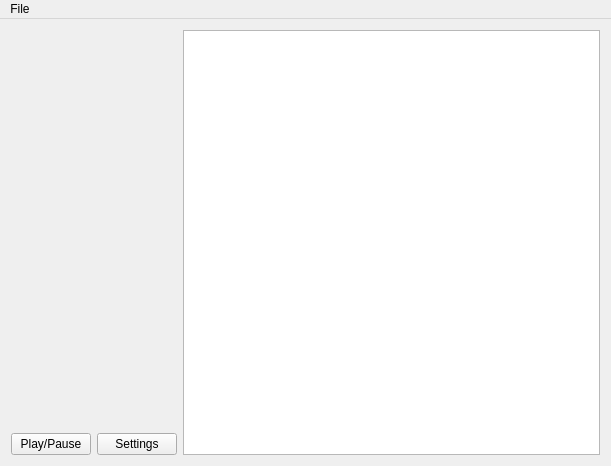
<?xml version="1.0" encoding="UTF-8"?>
<ui version="4.0">
 <class>kachnatracker</class>
 <widget class="QMainWindow" name="kachnatracker">
  <property name="geometry">
   <rect>
    <x>0</x>
    <y>0</y>
    <width>611</width>
    <height>466</height>
   </rect>
  </property>
  <property name="windowTitle">
   <string>kachnatracker</string>
  </property>
  <widget class="QWidget" name="centralWidget">
   <layout class="QHBoxLayout" name="horizontalLayout_2">
    <item>
     <layout class="QVBoxLayout" name="verticalLayout">
      <item>
       <widget class="QLabel" name="imageLabel">
        <property name="text">
         <string/>
        </property>
       </widget>
      </item>
      <item>
       <layout class="QHBoxLayout" name="horizontalLayout">
        <item>
         <widget class="QPushButton" name="pauseButton">
          <property name="text">
           <string>Play/Pause</string>
          </property>
         </widget>
        </item>
        <item>
         <widget class="QPushButton" name="settingsButton">
          <property name="text">
           <string>Settings</string>
          </property>
         </widget>
        </item>
       </layout>
      </item>
     </layout>
    </item>
    <item>
     <widget class="QListWidget" name="pointsList"/>
    </item>
   </layout>
  </widget>
  <widget class="QMenuBar" name="menuBar">
   <property name="geometry">
    <rect>
     <x>0</x>
     <y>0</y>
     <width>611</width>
     <height>19</height>
    </rect>
   </property>
   <widget class="QMenu" name="menuKachna">
    <property name="title">
     <string>File</string>
    </property>
    <addaction name="actionOpen"/>
   </widget>
   <addaction name="menuKachna"/>
  </widget>
  <action name="actionOpen">
   <property name="text">
    <string>Open</string>
   </property>
   <property name="shortcut">
    <string>Ctrl+O</string>
   </property>
  </action>
 </widget>
 <layoutdefault spacing="6" margin="11"/>
 <resources/>
 <connections/>
</ui>
